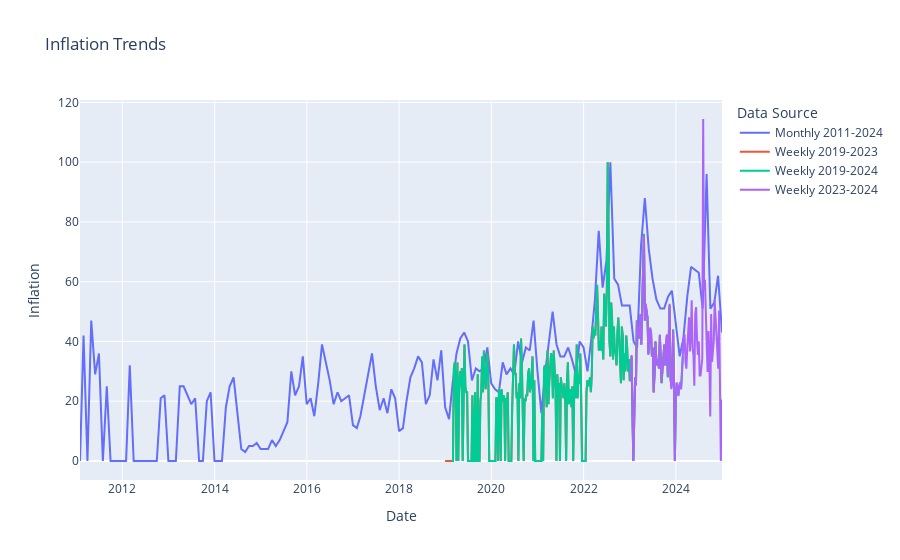

Here is the notebook cell this chart was saved with:
### Code cell
fig = go.Figure()
fig.add_trace(go.Scatter(x=gt_m_2011_2024.index, y=gt_m_2011_2024['Inflación'], mode='lines', name='Monthly 2011-2024'))
fig.add_trace(go.Scatter(x=gt_w_2019_2023.index, y=gt_w_2019_2023['Inflación'], mode='lines', name='Weekly 2019-2023'))
fig.add_trace(go.Scatter(x=gt_w_2019_2024.index, y=gt_w_2019_2024['Inflación'], mode='lines', name='Weekly 2019-2024'))
fig.add_trace(go.Scatter(x=gt_w_2023_2024_adj.index, y=gt_w_2023_2024_adj['Inflación'], mode='lines', name='Weekly 2023-2024'))

fig.update_layout(
    title='Inflation Trends',
    xaxis_title='Date',
    yaxis_title='Inflation',
    legend_title='Data Source'
)
fig.show()
